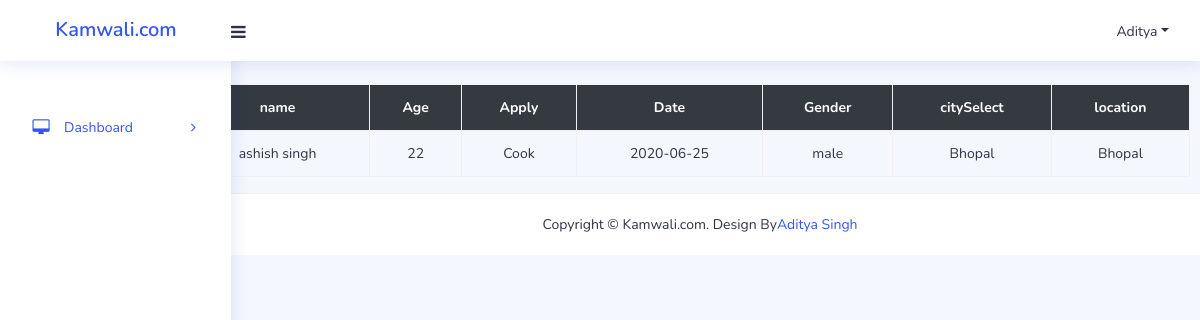
The app's page /cookdis.php with its own data.
### tables this page shows
CREATE TABLE `maid` (
  `id` int(30) NOT NULL,
  `name` varchar(30) NOT NULL,
  `email` varchar(30) NOT NULL,
  `age` varchar(30) NOT NULL,
  `apply` varchar(30) NOT NULL,
  `date` date NOT NULL,
  `gender` varchar(30) NOT NULL,
  `citySelect` varchar(30) NOT NULL,
  `location` varchar(30) NOT NULL,
  `address` varchar(30) NOT NULL,
  `pic` varchar(200) NOT NULL
);

### cookdis.php (the view, shortened to what this page needs)
<!DOCTYPE html>
<html lang="en">
<head>
		<link rel="stylesheet" href="assets/plugins/bootstrap/css/bootstrap.min.css">
		<link rel="stylesheet" href="assets/css/icons.css">
		<link rel="stylesheet" href="assets/css/style.css">
		<link rel="stylesheet" href="assets/plugins/scroll-bar/jquery.mCustomScrollbar.css">
		<link rel="stylesheet" href="assets/plugins/toggle-menu/sidemenu.css">
		<link rel="stylesheet" href="assets/plugins/chartist/chartist.css">
		<link rel="stylesheet" href="assets/plugins/chartist/chartist-plugin-tooltip.css">
		<link rel="stylesheet" href="assets/plugins/fullcalendar/stylesheet1.css">
	</head>
	<body class="app ">
		<div id="app">
			<div class="main-wrapper" >
				<nav class="navbar navbar-expand-lg main-navbar">
					<a class="header-brand" href="index.php">
            <span class="text-primary">Kamwali.com</span>
					</a>
					<form class="form-inline mr-auto">
						<ul class="navbar-nav">
							<li><a href="#" data-toggle="sidebar" class="nav-link nav-link-lg"><i class="fa fa-navicon"></i></a></li>
						</ul>
					</form>
					<ul class="navbar-nav navbar-right ">
						<li class="dropdown"><a href="#" data-toggle="dropdown" class="nav-link dropdown-toggle nav-link-lg">
							<div class="d-sm-none d-lg-inline-block">Aditya</div></a>
						</li>
					</ul>
				</nav>
				<aside class="app-sidebar">
					<div class="app-sidebar__user">
					    <div class="dropdown">
							<a class="nav-link pl-2 pr-2 leading-none d-flex" data-toggle="dropdown" href="#">
							</a>
						</div>
					</div>
					<ul class="side-menu">
						<li class="slide">
							<a class="side-menu__item"  data-toggle="slide" href="#"><i class="side-menu__icon fa fa-desktop"></i><span class="side-menu__label">Dashboard</span><i class="angle fa fa-angle-right"></i></a>
						</li>
				</aside>
<div class="container">
  <div class="col-lg-12"><br><br>
  	<table class=" table table-striped table-hover table-bordered " style="margin-left: 50px;">
  		<br><br>
  		<tr class="bg-dark text-white text-center">
  			<th> Id</th>
  			<th> name</th>
  			<th> Age</th>
        <th> Apply</th>
        <th> Date</th>
        <th> Gender</th>
        <th> citySelect</th>
        <th> location</th>
  		</tr>
<?php
   include 'conn.php';
	$qry = "select*from maid  WHERE apply='Cook'";
     $query= mysqli_query($con,$qry);
     while($res = mysqli_fetch_array($query))
     {
?>
  		<tr class="text-center">
  			<td> <?php echo $res['id'];  ?></td>
            <td> <?php echo $res['name']; ?></td>
            <td> <?php echo $res['age']; ?></td>
            <td> <?php echo $res['apply']; ?></td>
            <td> <?php echo $res['date']; ?></td>
            <td> <?php echo $res['gender']; ?></td>
            <td> <?php echo $res['citySelect']; ?></td>
            <td> <?php echo $res['location']; ?></td>
  		</tr>
<?php
}
?>
</table>
  </div>
</div>
    </div>
  </div>
				<footer class="main-footer">
					<div class="text-center">
						Copyright &copy;  Kamwali.com. Design By<a href="#">Aditya Singh</a>
					</div>
				</footer>
	</body>
</html>

### records on screen
maid: name "ashish singh", age "22", apply "Cook", date "2020-06-25", gender "male", citySelect "Bhopal", location "Bhopal"
